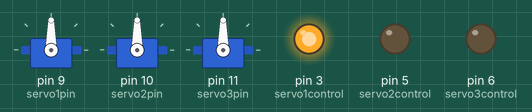
This sketch was run on a simulated Arduino Uno, built with avr-gcc and run on an emulated ATmega328P. On the bench: 3 × servo, output pins drawn as LEDs (lit = HIGH).

Above: at 0.1 s.
At 6.1 s:
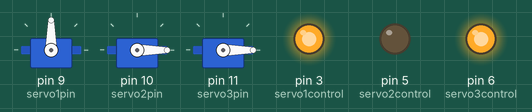
At 10.1 s:
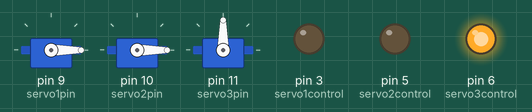
At 19.1 s:
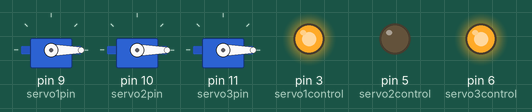
At 29.1 s:
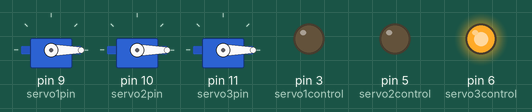
At 39.1 s:
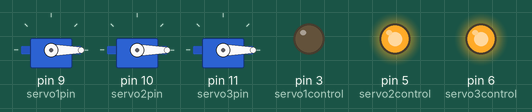
Timing chart, 0 to 40.0 s (numbered marks = the images above):
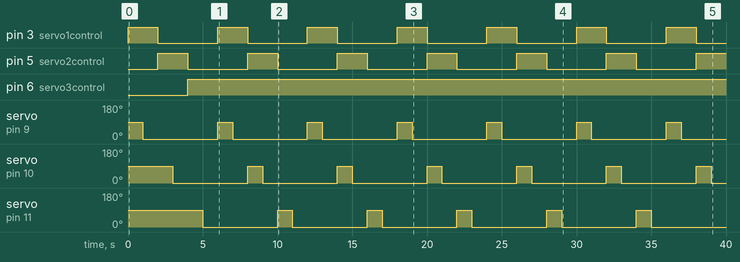

Measured:
- by itself, pin 3 (servo1control), pin 5 (servo2control): alternates HIGH for 2.0 s and LOW for 4.0 s
- by itself, pin 6 (servo3control): LOW → HIGH at 4.0 s
- by itself, servo on pin 9 (servo1pin), servo on pin 10 (servo2pin), servo on pin 11 (servo3pin): alternates 90° for 1.0 s and 0° for 5.0 s

The sketch:

power_save_servos.ino
```cpp
#include <Servo.h>
// servos digtal pins attach

int servo1pin = 9;
int servo2pin = 10;
int servo3pin = 11;

// servos power control by transistor pins attach

int servo1control = 3;
int servo2control = 5;
int servo3control = 6;

Servo Servo1, Servo2, Servo3 ;
void setup() {

  // We need to attach the servo to the used pin number

 pinMode( servo1control, OUTPUT);
 pinMode( servo2control, OUTPUT);
 pinMode( servo3control, OUTPUT);

  Servo1.attach(servo1pin);

  Servo2.attach(servo2pin);

  Servo3.attach(servo3pin );


} void loop(){


digitalWrite(servo1control, HIGH);       // turn ON SERVO1
Servo1.write(90);
  delay(1000);
 Servo1.write(0);
delay(1000);
digitalWrite(servo1control, LOW);      // turn OFF SERVO1

digitalWrite(servo1control, LOW);      // turn OFF SERVO1


digitalWrite(servo2control, HIGH);       // turn ON SERVO2
Servo2.write(90);
delay(1000);
Servo2.write(0);
delay(1000);
digitalWrite(servo2control, LOW);      // turn OFF SERVO2


digitalWrite(servo3control, HIGH);       // turn ON SERVO3
Servo3.write(90);
delay(1000);
Servo3.write(0);
delay(1000);
digitalWrite(servo3control, HIGH);       // turn ON SERVO3

}
```
